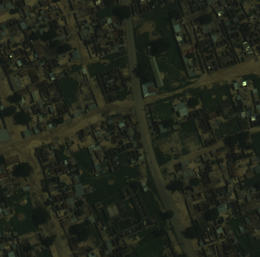
%> input picture Input/slice_3_3.tif, 260 x 257 px, shrunk from 847 x 837 before the run
$ octave main_mvo.m   (GNU Octave 9; MATLAB toolbox functions it lacks are replaced by stand-ins)
%> lines starting %> are read from the running program, lines starting %| are printed output that depends on the picture; long printed decimals are rounded
### OtherMethods/mvo_enhance.m
function [enhanced_img, bestFitness] = mvo_enhance(input_img)
    input_img = im2double(input_img);
    input_img(isinf(input_img) | isnan(input_img)) = 0;
    input_img = mat2gray(input_img);

    % Step 1: Apply CLAHE
    disp('Applying CLAHE...');
    clahe_img = input_img;
    for i = 1:size(input_img, 3)
        clahe_img(:,:,i) = adapthisteq(input_img(:,:,i), 'ClipLimit', 0.05, 'NumTiles', [16 16]);
    end

    % Step 2: Apply Bilateral Filtering
    disp('Applying Bilateral Filtering...');
    bilateral_img = input_img;
    for i = 1:size(input_img, 3)
        bilateral_img(:,:,i) = imbilatfilt(input_img(:,:,i), 0.05, 2);
    end

    % Step 3: Apply Unsharp Masking
    disp('Applying Unsharp Masking...');
    unsharp_img = input_img;
    for i = 1:size(input_img, 3)
        unsharp_img(:,:,i) = imsharpen(input_img(:,:,i), 'Radius', 2.0, 'Amount', 1.5);
    end

    % Step 4: Apply Gamma Correction
    disp('Applying Gamma Correction...');
    gamma_value = 1.1;
    gamma_img = input_img;
    for i = 1:size(input_img, 3)
        gamma_img(:,:,i) = imadjust(input_img(:,:,i), [], [], gamma_value);
    end

    % MVO parameters
    populationSize = 50;
    numGenerations = 20;
    lowerBound = 0;
    upperBound = 0.8;
    WEP_Max = 1;  % Wormhole Existence Probability maximum
    WEP_Min = 0.1; % Wormhole Existence Probability minimum
    TDR = 1; % Travelling Distance Rate

    % Initialize universes (population)
    universes = lowerBound + (upperBound - lowerBound) * rand(populationSize, 4);

    % Initialize best universe and best metrics
    bestUniverse = inf(1, 4);
    bestFitness = inf;
    bestMetrics = [];  % To store the metrics of the best universe
    lastPositiveFitness = inf;  % Variable to store the last positive best fitness

    % Main MVO loop
    for generation = 1:numGenerations
        % Calculate Wormhole Existence Probability (WEP) and Travelling Distance Rate (TDR)
        WEP = WEP_Min + (generation * ((WEP_Max - WEP_Min) / numGenerations));

        % Evaluate the fitness of each universe
        [fitness, metrics] = evaluateFitness(universes, clahe_img, bilateral_img, unsharp_img, gamma_img, input_img);

        % Update the best universe
        for i = 1:populationSize
            if fitness(i) < bestFitness
                bestFitness = fitness(i);
                bestUniverse = universes(i, :);
                bestMetrics = metrics(i);  % Store the metrics for the best universe
            end
        end

        % Store the last positive best fitness
        if bestFitness > 0
            lastPositiveFitness = bestFitness;
        end

        % Early stopping condition
        if bestFitness <= -1
            % Check if `lastPositiveFitness` is different from `bestFitness`
            if lastPositiveFitness < inf
                disp(['Early stopping at generation: ', num2str(generation), ' | Best Fitness: ', num2str(lastPositiveFitness)]);
                % Use the last positive fitness instead of the current bestFitness
                bestFitness = lastPositiveFitness;
            end
            break;
        end

        % Update universes
        for i = 1:populationSize
            % White Hole Mechanism
            for j = 1:4  % For each dimension
                if rand < fitness(i) / sum(fitness)  % Probability proportionate to fitness
                    randomIndex = randi([1, populationSize]);
                    universes(i, j) = universes(randomIndex, j);
                end
            end

            % Wormhole Existence
            for j = 1:4
                if rand < WEP
                    % Apply wormhole effect
                    if rand < 0.5
                        universes(i, j) = bestUniverse(j) + TDR * ((upperBound - lowerBound) * rand + lowerBound);
                    else
                        universes(i, j) = bestUniverse(j) - TDR * ((upperBound - lowerBound) * rand + lowerBound);
                    end
                end
            end

            % Ensure universes remain within bounds
            universes(i, :) = max(min(universes(i, :), upperBound), lowerBound);
        end

        % Display progress
        disp(['Generation: ', num2str(generation), ' | Best Fitness: ', num2str(bestFitness)]);
    end

    % Print the best metrics
    disp('Best fitness metrics:');
    disp(['  Variance (V): ', num2str(bestMetrics.V)]);
    disp(['  Entropy of original image (E_1): ', num2str(bestMetrics.E_1)]);
    disp(['  Entropy of enhanced image (E_2): ', num2str(bestMetrics.E_2)]);
    disp(['  Mean Absolute Deviation of original image (G_1): ', num2str(bestMetrics.G_1)]);
    disp(['  Mean Absolute Deviation of enhanced image (G_2): ', num2str(bestMetrics.G_2)]);
    disp(['  PSNR: ', num2str(bestMetrics.PSNR)]);
    disp(['  Penalty: ', num2str(bestMetrics.penalty)]);

    % Print the best solution
    disp('Best solution (beta values) at best fitness:');
    disp(['  Beta_1 (CLAHE): ', num2str(bestUniverse(1))]);
    disp(['  Beta_2 (Bilateral Filtering): ', num2str(bestUniverse(2))]);
    disp(['  Beta_3 (Unsharp Masking): ', num2str(bestUniverse(3))]);
    disp(['  Beta_4 (Gamma Correction): ', num2str(bestUniverse(4))]);

    % Apply the optimal parameters to enhance the image
    beta_1 = bestUniverse(1);
    beta_2 = bestUniverse(2);
    beta_3 = bestUniverse(3);
    beta_4 = bestUniverse(4);
    enhanced_img = beta_1 * clahe_img + beta_2 * bilateral_img + beta_3 * unsharp_img + beta_4 * gamma_img;

    % Clamp the final enhanced image to [0, 1] range
    enhanced_img = min(max(enhanced_img, 0), 1);
end

function [fitness, metrics] = evaluateFitness(population, clahe_img, bilateral_img, unsharp_img, gamma_img, input_img)
    numSolutions = size(population, 1);  % Number of solutions
    fitness = zeros(numSolutions, 1);  % Initialize fitness
    metrics = struct('V', [], 'E_1', [], 'E_2', [], 'G_1', [], 'G_2', [], 'PSNR', [], 'penalty', []);
    M = max(input_img(:));  % Maximum pixel value across all bands

    for i = 1:numSolutions
        % Get the combination weights (beta values) from the population
        beta_1 = population(i, 1);
        beta_2 = population(i, 2);
        beta_3 = population(i, 3);
        beta_4 = population(i, 4);

        % Combine the enhanced images with the current weights
        I_T = beta_1 * clahe_img + beta_2 * bilateral_img + beta_3 * unsharp_img + beta_4 * gamma_img;

        % Calculate fitness function components (scalars)
        V = var(I_T(:));  % Variance of the enhanced image
        E_1 = entropy(input_img);  % Entropy of the original image
        E_2 = entropy(I_T);  % Entropy of the enhanced image
        G_1 = mean(abs(input_img(:) - mean(input_img(:))));  % Mean absolute deviation of the original image
        G_2 = mean(abs(I_T(:) - mean(I_T(:))));  % Mean absolute deviation of the enhanced image
        PSNR = 10 * log10(M^2 / mean((I_T(:) - input_img(:)).^2));  % Peak Signal-to-Noise Ratio (scalar)

        % Ensure that PSNR is not zero to avoid division by zero
        if PSNR == 0
            PSNR = 1e-10;
        end

        % Introduce penalty for pixels that exceed the [0, 1] range
        penalty = sum(I_T(:) > 1 | I_T(:) < 0);

        % Store metrics
        metrics(i).V = V;
        metrics(i).E_1 = E_1;
        metrics(i).E_2 = E_2;
        metrics(i).G_1 = G_1;
        metrics(i).G_2 = G_2;
        metrics(i).PSNR = PSNR;
        metrics(i).penalty = penalty;

        % Fitness function calculation
        fitness(i) = (V / M) * ((E_1 - E_2) + ((G_1 - G_2) / PSNR)) + 0.001 * penalty;
    end
end

### valuation.m
function [psnr_value, ssim_value, mse_value, snr_value, original_entropy, enhanced_entropy, mli_value, ag_value, ci_value] = valuation(original_image, enhanced_image)
    % Convert images to double for calculation
    original_image = double(original_image);
    enhanced_image = double(enhanced_image);

    % Calculate Mean Squared Error (MSE)
    mse_value = immse(enhanced_image, original_image);

    % Calculate Peak Signal-to-Noise Ratio (PSNR)
    psnr_value = psnr(enhanced_image, original_image);

    % Calculate Structural Similarity Index (SSIM)
    ssim_value = ssim(enhanced_image, original_image);

    % Calculate Signal-to-Noise Ratio (SNR)
    signal_power = mean(original_image(:).^2);
    noise_power = mean((original_image(:) - enhanced_image(:)).^2);
    snr_value = 10 * log10(signal_power / noise_power);

    % Calculate Entropy for both original and enhanced images
    original_entropy = entropy(original_image / max(original_image(:)));
    enhanced_entropy = entropy(enhanced_image / max(enhanced_image(:)));

    % Calculate Mean Local Intensity (MLI)
    mli_value = mean2(enhanced_image);

    % Calculate Average Gradient (AG)
    [gx, gy] = gradient(enhanced_image);
    ag_value = mean2(sqrt(gx.^2 + gy.^2));

    % Calculate Contrast Improvement (CI)
    original_contrast = max(original_image(:)) - min(original_image(:));
    enhanced_contrast = max(enhanced_image(:)) - min(enhanced_image(:));
    ci_value = (enhanced_contrast - original_contrast) / original_contrast;

    % Display the results
    fprintf('MSE: %.4f\n', mse_value);
    fprintf('PSNR: %.4f dB\n', psnr_value);
    fprintf('SSIM: %.4f\n', ssim_value);
    fprintf('SNR: %.4f dB\n', snr_value);
    fprintf('Original Entropy: %.4f\n', original_entropy);
    fprintf('Enhanced Entropy: %.4f\n', enhanced_entropy);
    fprintf('MLI: %.4f\n', mli_value);
    fprintf('AG: %.4f\n', ag_value);
    fprintf('CI: %.4f\n', ci_value);
end

### OtherMethods/main_mvo.m
clear;
clc;

% GPU Initialization
%gpuDeviceCount;
%dg = gpuDevice;
%disp(['Using GPU: ', dg.Name]);

% Load the 3-band multi-spectral satellite image (.tif)
input_img = imread('slice_3_3.tif');  % Replace with your actual image path
%> input_img is the input picture: size 257x260x3 uint8; mean R, G, B 33.9, 38.2, 26.6

% Check the number of bands in the image
[H, W, numBands] = size(input_img);
%> H = 257; W = 260; numBands = 3
if numBands ~= 3
    error('This image does not contain 3 bands. Please ensure it is a 3-band multi-spectral image.');
end

% Normalize the image to process properly
input_img = im2double(mat2gray(input_img));  % Normalize to [0, 1] range and convert to double
%> input_img: size 257x260x3 double

% Run the MVO enhancement once
disp('Running MVO optimization on GPU...');

% Measure the start time
tic;

% Apply MVO Enhancement and retrieve the best fitness
[mvo_enhanced_img, bestFitness] = mvo_enhance(input_img);
%> after the loop in mvo_enhance, `for i = 1:size(input_img, 3)`:
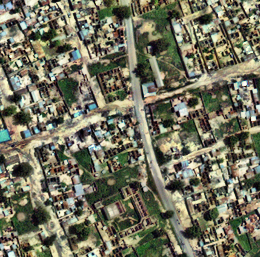
%> clahe_img: size 257x260x3 double; mean R, G, B 0.451, 0.448, 0.37
%> after the loop in mvo_enhance, `for i = 1:size(input_img, 3)`:
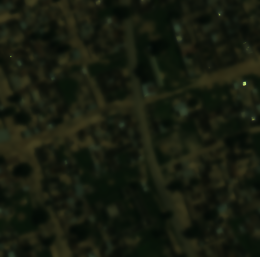
%> bilateral_img: size 257x260x3 double; mean R, G, B 0.0905, 0.109, 0.0589
%> after the loop in mvo_enhance, `for i = 1:size(input_img, 3)`:
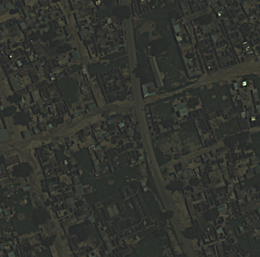
%> unsharp_img: size 257x260x3 double; mean R, G, B 0.0906, 0.109, 0.0589; mean of the top-left, top-right, bottom-left and bottom-right quarters 0.0924, 0.0842, 0.0857, 0.0828; drawn with min black and max white
%> the loop in mvo_enhance, `for generation = 1:numGenerations` made 20 passes
%| Generation: 1 | Best Fitness: -0.06897
%| Generation: 2 | Best Fitness: -0.06897
%| Generation: 3 | Best Fitness: -0.06897
%| Generation: 4 | Best Fitness: -0.09574
%| Generation: 5 | Best Fitness: -0.09574
%| Generation: 6 | Best Fitness: -0.09574
%| Generation: 7 | Best Fitness: -0.09574
%| Generation: 8 | Best Fitness: -0.09574
%> (further printed lines are left out)
%> after the loop in mvo_enhance, `for generation = 1:numGenerations`: bestFitness = -0.0957; bestMetrics = {V 0.0419, E_1 5.32, E_2 7.59, G_1 0.0395, G_2 0.175, PSNR 10.14}; bestUniverse = [0.8 0 0 0.19]; lastPositiveFitness = Inf; randomIndex = 14; universes = 50 rows, first 8: [0.8 0.318 0.457 0.288; 0.144 0 0 0.00647; 0.8 0.0966 0 0; 0.8 0.223 0 0; 0.8 0.22 0.777 0; 0.8 0 0 0.669; 0.65 0 0.561 0.38; 0.8 0 0.289 0]
%|   Variance (V): 0.04187
%|   Entropy of original image (E_1): 5.3199
%|   Entropy of enhanced image (E_2): 7.5933
%|   Mean Absolute Deviation of original image (G_1): 0.0395
%|   Mean Absolute Deviation of enhanced image (G_2): 0.175
%|   PSNR: 10.1352
%|   Penalty: 0
%|   Beta_1 (CLAHE): 0.8
%|   Beta_2 (Bilateral Filtering): 0
%|   Beta_3 (Unsharp Masking): 0
%|   Beta_4 (Gamma Correction): 0.19
%> in mvo_enhance, `beta_1 = bestUniverse(1);`: beta_1 = 0.8
%> in mvo_enhance, `beta_2 = bestUniverse(2);`: beta_2 = 0
%> in mvo_enhance, `beta_4 = bestUniverse(4);`: beta_4 = 0.19
%> in mvo_enhance, `enhanced_img = beta_1 * clahe_img + beta_2 * bilateral_img + beta_3 * ..`:
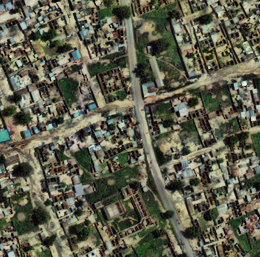
%> enhanced_img: size 257x260x3 double; mean R, G, B 0.375, 0.376, 0.305
%> bestFitness = -0.0957

% Measure the runtime for this run
runTime = toc;

% Save the enhanced image
output_file_name = 'mvo_enhanced_image.jpg';
imwrite(mvo_enhanced_img, output_file_name);
disp(['Enhanced image saved as: ', output_file_name]);
disp(['Best Fitness: ', num2str(bestFitness) ' | Runtime: ' num2str(runTime) ' seconds']);
%| Best Fitness: -0.09574 | Runtime: 12.9316 seconds

% Visualize the final enhanced image after MVO
figure;
subplot(1, 2, 1);
imshow(input_img, []);
title('Original Image (RGB)');
subplot(1, 2, 2);
imshow(mvo_enhanced_img, []);
title('MVO Enhanced Image');

% Step 3: Evaluate the enhancement using the valuation function
disp('Evaluating the enhancement...');
[psnr_value, ssim_value, mse_value, snr_value] = valuation(input_img, mvo_enhanced_img);
%> in valuation, `mse_value = immse(enhanced_image, original_image);`: mse_value = 0.0969
%> in valuation, `psnr_value = psnr(enhanced_image, original_image);`: psnr_value = 10.14
%> in valuation, `ssim_value = ssim(enhanced_image, original_image);`: ssim_value = 0.198
%> in valuation, `signal_power = mean(original_image(:).^2);`: signal_power = 0.00995
%> in valuation, `noise_power = mean((original_image(:) - enhanced_image(:)).^2);`: noise_power = 0.0969
%> in valuation, `snr_value = 10 * log10(signal_power / noise_power);`: snr_value = -9.89
%> in valuation, `original_entropy = entropy(original_image / max(original_image(:)));`: original_entropy = 5.32
%> in valuation, `enhanced_entropy = entropy(enhanced_image / max(enhanced_image(:)));`: enhanced_entropy = 7.61
%> in valuation, `mli_value = mean2(enhanced_image);`: mli_value = 0.352
%> in valuation, `[gx, gy] = gradient(enhanced_image);`:
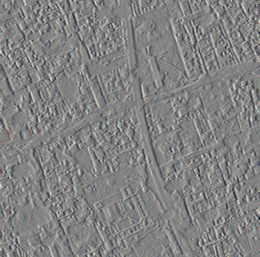
%> gx: size 257x260x3 double; mean R, G, B -0.000217, -0.000241, -0.000305; drawn with min black and max white
%> in valuation, `[gx, gy] = gradient(enhanced_image);`:
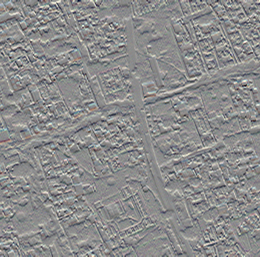
%> gy: size 257x260x3 double; mean R, G, B -0.000251, -0.00022, -0.000212; drawn with min black and max white
%> in valuation, `ag_value = mean2(sqrt(gx.^2 + gy.^2));`: ag_value = 0.107
%> in valuation, `original_contrast = max(original_image(:)) - min(original_image(:));`: original_contrast = 1
%> in valuation, `enhanced_contrast = max(enhanced_image(:)) - min(enhanced_image(:));`: enhanced_contrast = 0.99
%> in valuation, `ci_value = (enhanced_contrast - original_contrast) / original_contrast;`: ci_value = -0.01
%| MSE: 0.0969
%| PSNR: 10.1352 dB
%| SSIM: 0.1984
%| SNR: -9.8850 dB
%| Original Entropy: 5.3199
%| Enhanced Entropy: 7.6079
%| MLI: 0.3516
%| AG: 0.1066
%| CI: -0.0100
%> psnr_value = 10.14; ssim_value = 0.198; mse_value = 0.0969; snr_value = -9.89

% Display evaluation metrics
disp(['PSNR: ', num2str(psnr_value)]);
%| PSNR: 10.1352
disp(['SSIM: ', num2str(ssim_value)]);
%| SSIM: 0.1984
disp(['MSE: ', num2str(mse_value)]);
%| MSE: 0.09693
disp(['SNR: ', num2str(snr_value)]);
%| SNR: -9.885

disp('MVO enhancement process completed.');
